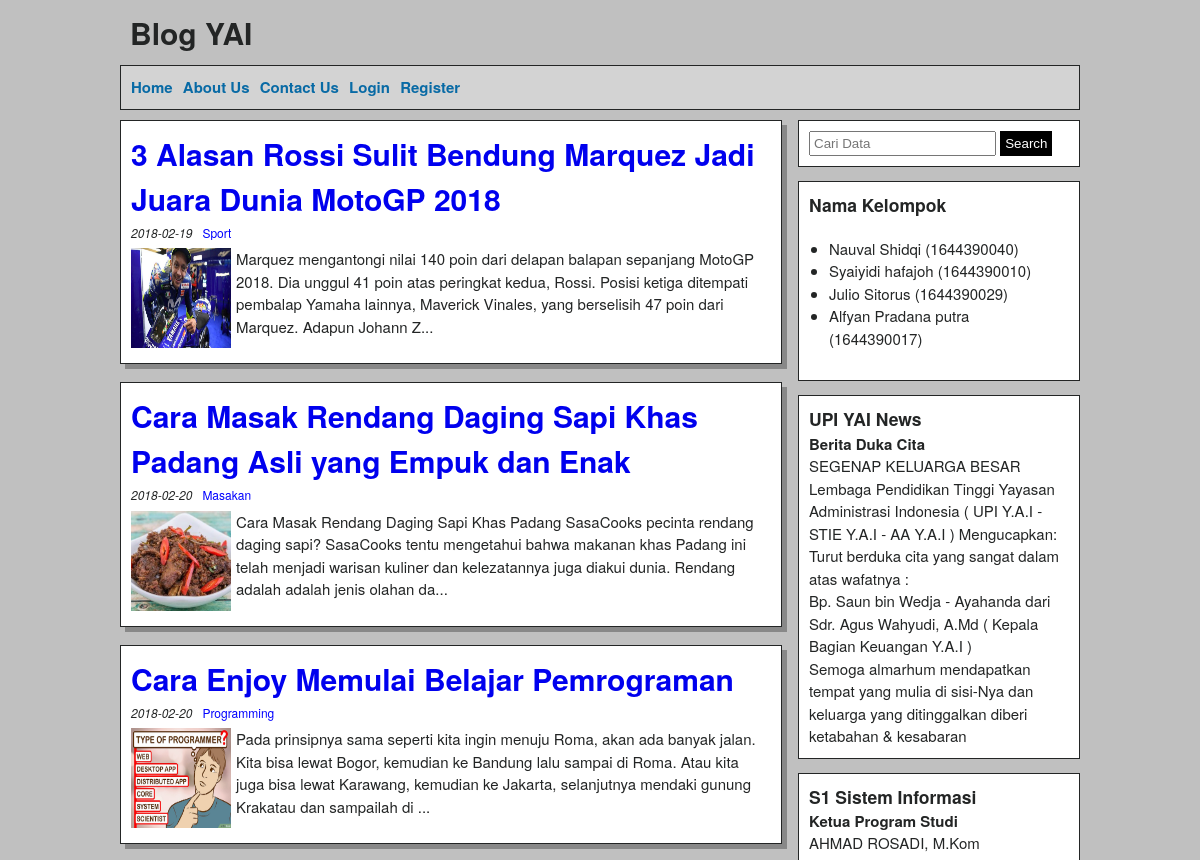
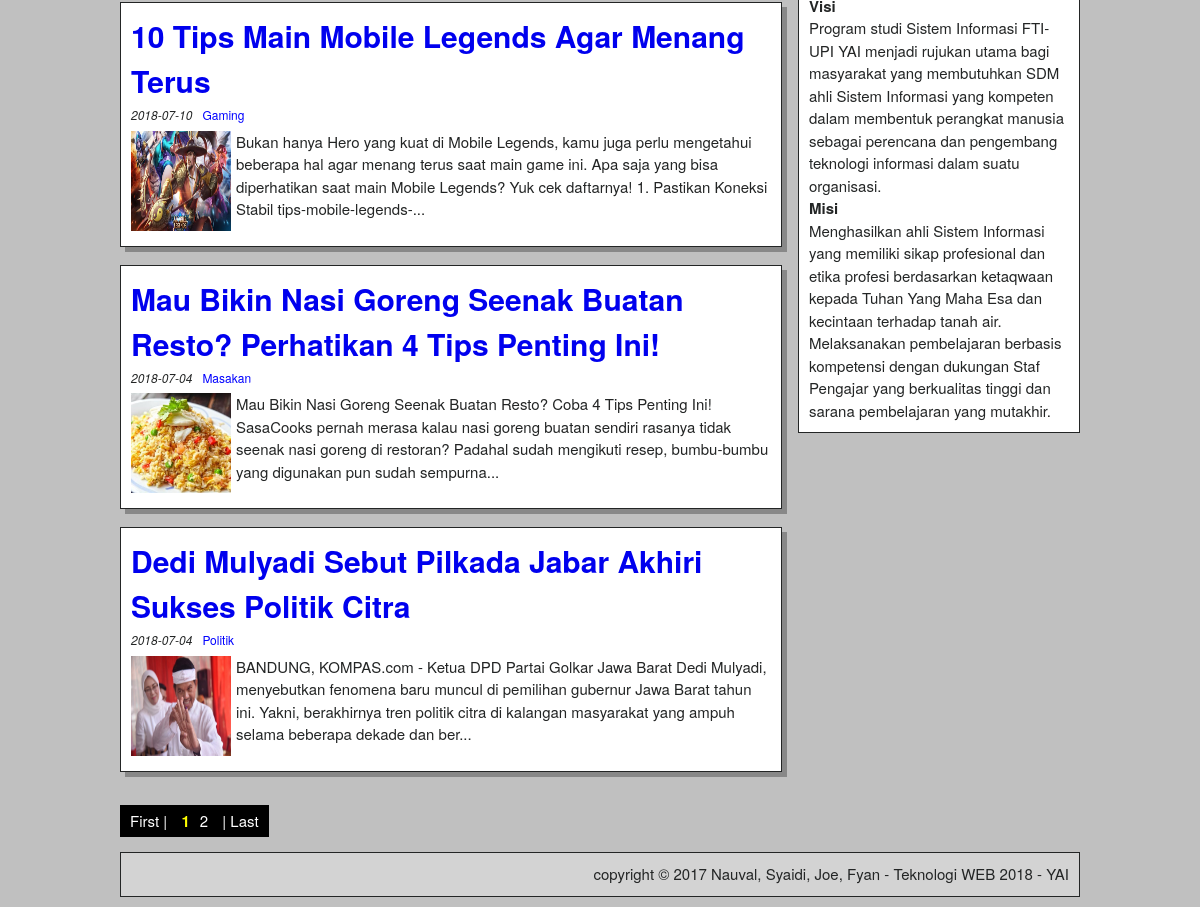
The page / on the database its author committed (2 pictures, top to bottom).
### tables this page shows
CREATE TABLE `post` (
  `id` int(11) NOT NULL,
  `category_id` int(11) NOT NULL,
  `title` varchar(255) NOT NULL,
  `description` longtext NOT NULL,
  `date` date NOT NULL,
  `image` varchar(100) NOT NULL,
  `status` int(1) NOT NULL DEFAULT '1'
);

CREATE TABLE `category` (
  `id` int(11) NOT NULL,
  `category_name` varchar(255) NOT NULL
);

### pages/latest-post.php (the view, shortened to what this page needs)
<?php
$dosearch = "";
$query = mysqli_query($dbh,"SELECT post.*,category.category_name FROM post JOIN category ON post.category_id = category.id WHERE post.status = 0 $dosearch LIMIT $limit OFFSET $offset");
if(mysqli_num_rows($query)> 0){
	while($row = mysqli_fetch_object($query)){
?>
<div class="post">
	<a href="index.php?page=detail&id=<?php echo $row->id; ?>"><h1><?php echo $row->title; ?></h1></a>
	<em><?php echo $row->date; ?></em><a class="category" href="index.php?page=category_post" class="category"><?php echo $row->category_name; ?></a>
	<div id="thumbnail-post">
		<img src="assets/img/<?php echo $row->image; ?>" alt="" width="100" height="100">
		<p><?php echo trim_words($row->description); ?></p>
		</div>
</div>
<?php } } ?>
<div id="pagination">
	<?php pagination_number_home("post",6); ?>
</div>

### index.php (shortened to what this page needs)
<?php
include("function/connection.php");
include("function/function.php");
$page = isset($_GET['page']) ? $_GET['page'] : false;
 ?>
<!DOCTYPE html>
<html lang="en">
<head>
	<link rel="stylesheet" href="css/style.css">
	<link rel="stylesheet" href="css/slide.css">
</head>
<body>
	<div id="container">
	<?php include("include/header.php"); ?>
	<div id="content-wrapper">
	<?php include("include/sidebar.php"); ?>
	<?php
		$filename = "pages/$page.php";
		if(file_exists($filename)){
			include($filename);
		}else if($page == false){
			include("pages/latest-post.php");
		}else {
			echo "Halaman yang anda cari tidak ada";
		}
	 ?>
	</div>
			<div id="footer">
				copyright &copy; 2017 Nauval, Syaidi, Joe, Fyan - Teknologi WEB 2018 - YAI
			</div>
	</div>
</body>
</html>

### include/header.php
<div id="header">
	<h1>Blog YAI</h1>
	<div id="menu">
		<a href="<?php echo URL."index.php"; ?>">Home</a>
		<a href="<?php echo URL."index.php?page=about-us"; ?>">About Us</a>
		<a href="<?php echo URL."index.php?page=contact-us"; ?>">Contact Us</a>
		<?php
			if(isset($_SESSION['id'])){
		?>
			<a href="<?php echo URL."admin"; ?>">Administrator</a>
		<?php
			}else {
		?>
			<a href="<?php echo URL."admin/login.php"; ?>">Login</a>
			<a href="<?php echo URL."index.php?page=register"; ?>">Register</a>
		<?php
			}
		 ?>
	</div>
</div>

### include/sidebar.php
	<div id="sidebar-wrapper">
		<div class="right-sidebar">
			<form action="index.php" method="get">
	<div class="search">
		<input type="text" name="search" placeholder="Cari Data">
	</div>
	<div class="search">
		<input type="submit" name="cari" value="Search">
	</div>
  </form>
</div>
		<div class="right-sidebar">
			<h3>Nama Kelompok</h3>
			<ul style="padding:20px">
			<li>Nauval Shidqi (1644390040)</li>
			<li>Syaiyidi hafajoh (1644390010)</li>
			<li>Julio Sitorus (1644390029)</li>
			<li>Alfyan Pradana putra (1644390017)</li>
		</ul>
		</div>
		<div class="right-sidebar">
			<h3>UPI YAI News</h3>
			<b>Berita Duka Cita</b>
<p>SEGENAP KELUARGA BESAR Lembaga Pendidikan Tinggi Yayasan Administrasi Indonesia ( UPI Y.A.I - STIE Y.A.I - AA Y.A.I ) Mengucapkan:</p>
<p>Turut berduka cita yang sangat dalam atas wafatnya :</p>
<p>Bp. Saun bin Wedja - Ayahanda dari Sdr. Agus Wahyudi, A.Md ( Kepala Bagian Keuangan Y.A.I )</p>
<p>Semoga almarhum mendapatkan tempat yang mulia di sisi-Nya dan keluarga yang ditinggalkan diberi ketabahan & kesabaran</p>
		</div>
		<div class="right-sidebar">
			<h3>S1 Sistem Informasi</h3>
			<b>Ketua Program Studi</b>
<p>AHMAD ROSADI, M.Kom</p>
<b>Visi</b>
<p>Program studi Sistem Informasi FTI-UPI YAI menjadi rujukan utama bagi masyarakat yang membutuhkan SDM ahli Sistem Informasi yang kompeten dalam membentuk perangkat manusia sebagai perencana dan pengembang teknologi informasi dalam suatu organisasi.</p>
<b>Misi</b>
<p>Menghasilkan ahli Sistem Informasi yang memiliki sikap profesional dan etika profesi berdasarkan ketaqwaan kepada Tuhan Yang Maha Esa dan kecintaan terhadap tanah air. Melaksanakan pembelajaran berbasis kompetensi dengan dukungan Staf Pengajar yang berkualitas tinggi dan sarana pembelajaran yang mutakhir.
</p>
		</div>
	</div>

### function/function.php (shortened to what this page needs)
<?php
 	function pagination($table,$limit_post){
 		$pages = isset($_GET['pages']) ? $_GET['pages'] : 1 ;
		$limit = $limit_post;
		$offset = ($pages-1) * $limit;
		return true;
 	}
 	function pagination_number_home($table,$limit){
 		global $dbh;
 		$pages = isset($_GET['pages']) ? $_GET['pages'] : 1 ;
		$count_row = mysqli_query($dbh,"SELECT * FROM $table");
		$total_article = mysqli_num_rows($count_row);
		$limit = $limit;
		$total_pages = ceil($total_article / $limit);
		$pagination = 3;
		$start_pagination = ($pages > $pagination)? $pages - $pagination : 1;
        $end_pagination = ($pages < ($total_pages - $pagination))? $pages + $pagination : $total_pages;
		echo "<a href='".URL."index.php?pages=1'>First | </a>";
		for($i=$start_pagination;$i <= $end_pagination;$i++){
			if($pages == $i){
				$active = "class='active'";
			}else {
				$active = false;
			}
			echo "<a ".$active." href='".URL."index.php?pages=$i'>$i</a>";
		}
		echo "<a  href='".URL."index.php?pages=$total_pages'> | Last</a>";
 	}
 	function trim_words($kalimat){
 		$words = substr($kalimat, 0,250);
 		return $words."...";
 	}
 ?>

### css/style.css (style rules this page uses)
* { padding: 0px; margin: 0px; }
body { font-family: 'Muli', sans-serif; }
#container { width: 960px; margin: auto; }
#menu { border: 1px solid;padding: 10px;margin: 10px 0 10px 0; background-color: lightgray; }
#menu a { text-decoration: none; color: #086aa5; margin: 0 6px 0 0; font-weight: bold; }
#header h1 { margin: 10px; }
#content-wrapper { height: auto; overflow: hidden; }
.post { background-color: white; width: 640px; padding: 10px; border: 1px solid; margin-bottom: 18px; box-shadow: 5px 5px #888; overflow: hidden; }
#sidebar-wrapper { float: right; width: auto; height: auto; }
.right-sidebar { background-color: white; padding: 10px; width: 260px; border: 1px solid; margin-bottom: 14px; }
#thumbnail-post img { float: left; margin: 0 5px 5px 0; }
#thumbnail-post { margin-top: 5px; }
.post em { font-size: 12px; }
#footer { background-color: lightgray; padding: 10px; width: 960px; border: 1px solid; text-align:right; margin-bottom: 10px; box-sizing: border-box; }
.post .category { margin-left: 10px; color: blue; text-decoration: none; font-size: 12px; }
#pagination { width: auto; padding: 5px; background-color: black; display: inline-block; margin: 15px 0px; }
#pagination a { color: white; text-decoration: none; margin: 0px 5px; width: auto; }
#pagination a.active { font-weight: bold; color: yellow; cursor: not-allowed; }
.search input[type=submit] { border: none; padding: 5px; background: black; color: white; }
.search { display: inline-block; }
.search input[type="text"] { padding: 3px; }
.post a { text-decoration: none; }

### css/slide.css (style rules this page uses)
body { -webkit-font-smoothing: antialiased; font: normal 15px/1.5 "Helvetica Neue", Helvetica, Arial, sans-serif; color: #232525; background-color: silver; }

### rows shown on the page
post: title "3 Alasan Rossi Sulit Bendung Marquez Jadi Juara Dunia MotoGP 2018", date "2018-02-19", category.category_name "Sport", image (picture), description "Marquez mengantongi nilai 140 poin dari delapan balapan sepanjang MotoGP 2018. Dia unggul 41 poin atas peringkat kedua, Rossi. Posisi ketiga ditempati pembalap Yamaha lainnya, Maverick Vinales, yang berselisih 47 poin dari Marquez. Adapun Johann Z..."
post: title "Cara Masak Rendang Daging Sapi Khas Padang Asli yang Empuk dan Enak", date "2018-02-20", category.category_name "Masakan", image (picture), description "Cara Masak Rendang Daging Sapi Khas Padang SasaCooks pecinta rendang daging sapi? SasaCooks tentu mengetahui bahwa makanan khas Padang ini telah menjadi warisan kuliner dan kelezatannya juga diakui dunia. Rendang adalah adalah jenis olahan da..."
post: title "Cara Enjoy Memulai Belajar Pemrograman", date "2018-02-20", category.category_name "Programming", image (picture), description "Pada prinsipnya sama seperti kita ingin menuju Roma, akan ada banyak jalan. Kita bisa lewat Bogor, kemudian ke Bandung lalu sampai di Roma. Atau kita juga bisa lewat Karawang, kemudian ke Jakarta, selanjutnya mendaki gunung Krakatau dan sampailah di ..."
post: title "10 Tips Main Mobile Legends Agar Menang Terus", date "2018-07-10", category.category_name "Gaming", image (picture), description "Bukan hanya Hero yang kuat di Mobile Legends, kamu juga perlu mengetahui beberapa hal agar menang terus saat main game ini. Apa saja yang bisa diperhatikan saat main Mobile Legends? Yuk cek daftarnya! 1. Pastikan Koneksi Stabil tips-mobile-legends-..."
post: title "Mau Bikin Nasi Goreng Seenak Buatan Resto? Perhatikan 4 Tips Penting Ini!", date "2018-07-04", category.category_name "Masakan", image (picture), description "Mau Bikin Nasi Goreng Seenak Buatan Resto? Coba 4 Tips Penting Ini! SasaCooks pernah merasa kalau nasi goreng buatan sendiri rasanya tidak seenak nasi goreng di restoran? Padahal sudah mengikuti resep, bumbu-bumbu yang digunakan pun sudah sempurna..."
post: title "Dedi Mulyadi Sebut Pilkada Jabar Akhiri Sukses Politik Citra", date "2018-07-04", category.category_name "Politik", image (picture), description "BANDUNG, KOMPAS.com - Ketua DPD Partai Golkar Jawa Barat Dedi Mulyadi, menyebutkan fenomena baru muncul di pemilihan gubernur Jawa Barat tahun ini. Yakni, berakhirnya tren politik citra di kalangan masyarakat yang ampuh selama beberapa dekade dan ber..."
